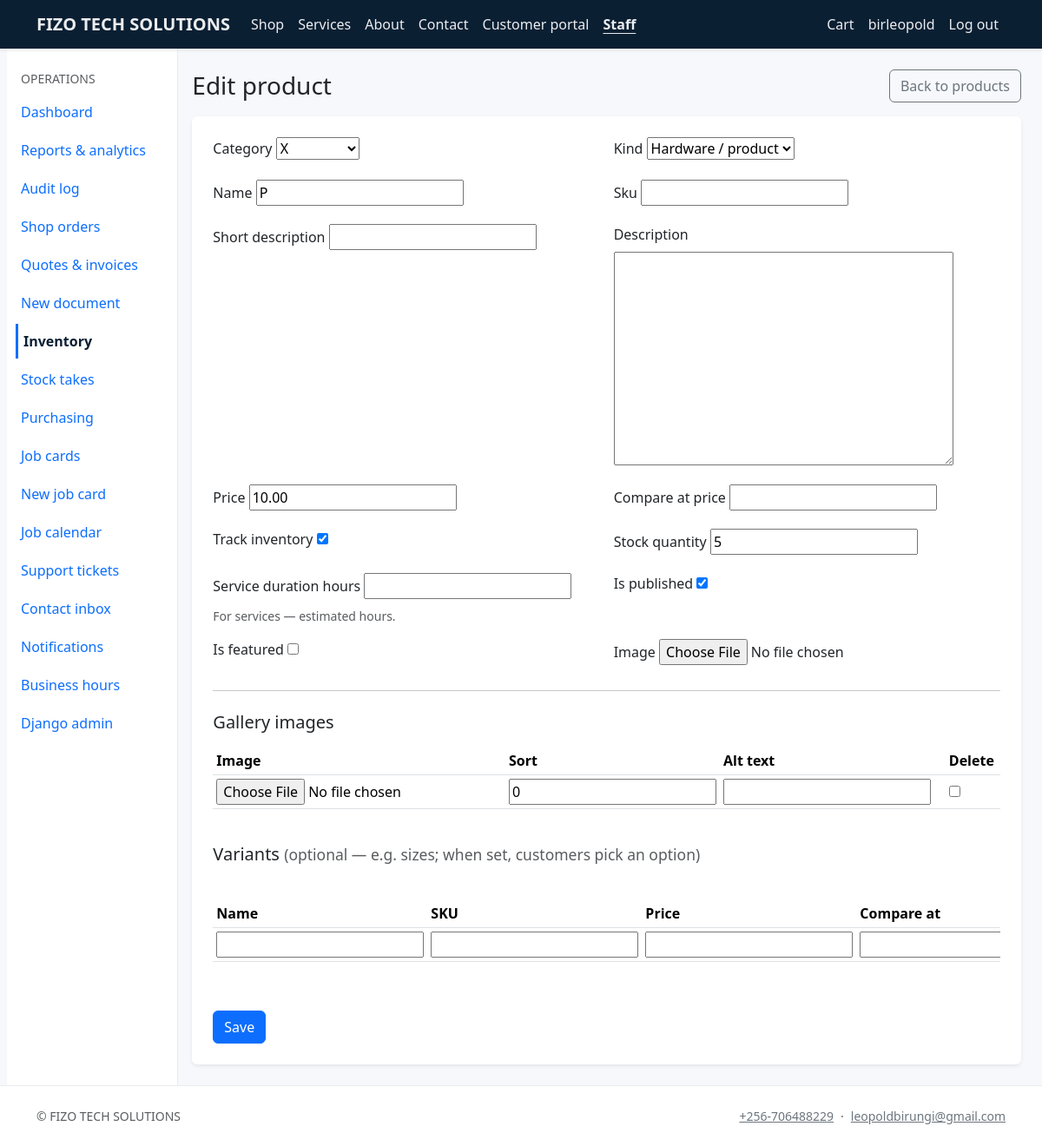
Screenshot of /staff/inventory/products/4/ (signed in) with the database file from the repository.
### core/models.py (models this page shows, shortened)
class CompanySettings(models.Model):
    company_name = models.CharField(max_length=200, default="ALLTECH")
    legal_name = models.CharField(max_length=200, blank=True)
    tagline = models.CharField(max_length=300, blank=True)
    email = models.EmailField(blank=True)
    phone = models.CharField(max_length=64, blank=True)
    website = models.URLField(blank=True)
    address_line = models.CharField(max_length=255, blank=True)
    city = models.CharField(max_length=120, blank=True)
    region = models.CharField(max_length=120, blank=True)
    postal_code = models.CharField(max_length=32, blank=True)
    country = models.CharField(max_length=120, blank=True)
    tax_id = models.CharField(max_length=64, blank=True, verbose_name="Tax / VAT ID")
    bank_details = models.TextField(blank=True, help_text="Shown on invoices / proformas.")
    default_tax_rate = models.DecimalField(
        max_digits=5, decimal_places=2, default=0, help_text="Percentage, e.g. 15.00"
    )
    currency_code = models.CharField(max_length=8, default="UGX")
    logo = models.ImageField(upload_to="company/", blank=True, null=True)
    sla_low_hours = models.PositiveIntegerField(
        default=168, help_text="SLA target (hours) for Low priority work — default 1 week."
    )
    sla_normal_hours = models.PositiveIntegerField(
        default=72, help_text="SLA target (hours) for Normal priority — default 3 days."
    )
    sla_high_hours = models.PositiveIntegerField(
        default=24, help_text="SLA target (hours) for High priority — default 24h."
    )
    sla_urgent_hours = models.PositiveIntegerField(
        default=8, help_text="SLA target (hours) for Urgent priority — default 8h."
    )
    class Meta:
        verbose_name = "Company settings"
        verbose_name_plural = "Company settings"
    @classmethod
    def load(cls) -> "CompanySettings":
        obj, _ = cls.objects.get_or_create(pk=1)
        return obj

### catalog/models.py (models this page shows, shortened)
class Product(models.Model):
    KIND_PHYSICAL = "physical"
    KIND_SERVICE = "service"
    KIND_CHOICES = [
        (KIND_PHYSICAL, "Hardware / product"),
        (KIND_SERVICE, "IT service"),
    ]
    category = models.ForeignKey(
        Category, on_delete=models.PROTECT, related_name="products"
    )
    kind = models.CharField(max_length=20, choices=KIND_CHOICES, default=KIND_PHYSICAL)
    name = models.CharField(max_length=200)
    slug = models.SlugField(unique=True, max_length=220)
    sku = models.CharField(max_length=64, blank=True, db_index=True)
    short_description = models.CharField(max_length=300, blank=True)
    description = models.TextField(blank=True)
    price = models.DecimalField(max_digits=12, decimal_places=2)
    compare_at_price = models.DecimalField(
        max_digits=12, decimal_places=2, null=True, blank=True
    )
    track_inventory = models.BooleanField(default=True)
    stock_quantity = models.PositiveIntegerField(default=0)
    reorder_level = models.PositiveIntegerField(
        default=0,
        help_text="Alert when on-hand stock is at or below this level (0 = no alert).",
    )
    service_duration_hours = models.DecimalField(
        max_digits=6,
        decimal_places=2,
        null=True,
        blank=True,
        help_text="For services — estimated hours.",
    )
    is_published = models.BooleanField(default=True)
    is_featured = models.BooleanField(default=False)
    image = models.ImageField(upload_to="products/", blank=True, null=True)
    created_at = models.DateTimeField(auto_now_add=True)
    updated_at = models.DateTimeField(auto_now=True)
    class Meta:
        ordering = ["category__sort_order", "name"]

### inventory/views.py (the view, shortened to what this page needs)
# urls.py: path("inventory/products/<int:pk>/", views.ProductUpdateView.as_view(), name="staff_product_edit"),
class ProductUpdateView(StaffRequiredMixin, UpdateView):
    model = Product
    fields = PRODUCT_STAFF_FIELDS
    template_name = "inventory/product_form.html"
    def get_context_data(self, **kwargs):
        ctx = super().get_context_data(**kwargs)
        if "image_formset" in kwargs:
            ctx["image_formset"] = kwargs["image_formset"]
            ctx["variant_formset"] = kwargs["variant_formset"]
        else:
            ctx["image_formset"] = ProductImageFormSet(instance=self.object)
            ctx["variant_formset"] = ProductVariantFormSet(instance=self.object)
        return ctx

### catalog/models.py (called while the page is built)
    def __str__(self) -> str:
        return self.name

### commerce/cart.py (called while the page is built, shortened)
def _cart_dict(session: dict[str, Any]) -> dict[str, int]:
    raw = session.get(CART_SESSION_KEY)
    if not isinstance(raw, dict):
        return {}

def cart_item_count(session) -> int:
    return sum(_cart_dict(session).values())

### commerce/context_processors.py (called while the page is built)
def cart_summary(request):
    return {"cart_item_count": cart_mod.cart_item_count(request.session)}

### core/context_processors.py (called while the page is built)
def company(request):
    m = getattr(request, "resolver_match", None)
    url_name = getattr(m, "url_name", "") or ""
    ctx = {
        "company": CompanySettings.load(),
        "resolve_url_name": url_name,
    }
    user = getattr(request, "user", None)
    if user is not None and user.is_authenticated and user.is_staff:
        ctx["staff_unread_notifications"] = StaffNotification.objects.filter(
            recipient=user, is_read=False
        ).count()
    else:
        ctx["staff_unread_notifications"] = 0
    return ctx

### core/mixins.py (called while the page is built)
    def test_func(self) -> bool:
        return self.request.user.is_authenticated and self.request.user.is_staff

### inventory/views.py (called while the page is built)
    def _construct_form(self, i, **kwargs):
        form = super()._construct_form(i, **kwargs)
        if i >= self.initial_form_count():
            form.empty_permitted = True
        return form

### templates/inventory/product_form.html (shortened to what this page needs)
{% extends "staff_base.html" %}
{% block staff_content %}
<div class="d-flex justify-content-between align-items-center flex-wrap gap-2 mb-3">
  <h1 class="h3 mb-0">{% if object %}Edit product{% else %}New product{% endif %}</h1>
  <a class="btn btn-outline-secondary" href="{% url 'staff_products' %}">Back to products</a>
</div>
<form method="post" enctype="multipart/form-data" class="card border-0 shadow-sm p-4">
  <div class="row g-3">
    {% for field in form %}
    <div class="col-md-6">
      <label class="form-label" for="{{ field.id_for_label }}">{{ field.label }}</label>
      {{ field.errors }}{{ field }}
      {% if field.help_text %}<div class="form-text">{{ field.help_text }}</div>{% endif %}
    </div>
    {% endfor %}
  </div>
  {% if object %}
  <hr class="my-4">
  <h2 class="h5 mb-3">Gallery images</h2>
  <div class="table-responsive mb-4">
    <table class="table table-sm align-middle">
      <thead><tr><th>Image</th><th>Sort</th><th>Alt text</th><th>Delete</th></tr></thead>
      <tbody>
        {% for f in image_formset %}
        <tr>
          <td>{{ f.image.errors }}{{ f.image }}</td>
          <td style="width:6rem">{{ f.sort_order }}</td>
          <td>{{ f.alt_text }}</td>
          <td>{% if f.DELETE %}{{ f.DELETE }}{% endif %}</td>
        </tr>
        {% endfor %}
      </tbody>
    </table>
  </div>
  <h2 class="h5 mb-3">Variants <span class="text-muted small fw-normal">(optional — e.g. sizes; when set, customers pick an option)</span></h2>
  <div class="table-responsive mb-3">
    <table class="table table-sm align-middle">
      <thead>
        <tr>
          <th>Name</th><th>SKU</th><th>Price</th><th>Compare at</th>
        </tr>
      </thead>
      <tbody>
        {% for f in variant_formset %}
        <tr>
          <td>{{ f.name.errors }}{{ f.name }}</td>
          <td style="width:7rem">{{ f.sku }}</td>
          <td style="width:7rem">{{ f.price }}</td>
          <td style="width:7rem">{{ f.compare_at_price }}</td>
        </tr>
        {% endfor %}
      </tbody>
    </table>
  </div>
  {% else %}
  <p class="text-muted small mt-3 mb-0">After creating the product you can add gallery images and variants on the edit screen.</p>
  {% endif %}
  <div class="mt-4">
    <button type="submit" class="btn btn-primary">Save</button>
  </div>
</form>
{% endblock %}

### templates/base.html (shortened to what this page needs)
{% load static %}
<!DOCTYPE html>
<html lang="en">
<head>
  <link href="https://cdn.jsdelivr.net/npm/bootstrap@5.3.3/dist/css/bootstrap.min.css" rel="stylesheet">
  <link href="https://cdn.jsdelivr.net/npm/bootstrap-icons@1.11.3/font/bootstrap-icons.min.css" rel="stylesheet">
  <link href="{% static 'css/site.css' %}" rel="stylesheet">
</head>
<body class="d-flex flex-column min-vh-100 site-body">
  <header>
  {% with u=resolve_url_name %}
  <nav class="navbar navbar-expand-lg navbar-dark site-navbar shadow-sm sticky-top" aria-label="Main navigation">
    <div class="container">
      <a class="navbar-brand fw-semibold" href="{% url 'home' %}">{{ company.company_name }}</a>
      <div class="collapse navbar-collapse" id="navMain">
        <ul class="navbar-nav me-auto mb-2 mb-lg-0">
          <li class="nav-item"><a class="nav-link" href="{% url 'product_list' %}" >Shop</a></li>
          <li class="nav-item"><a class="nav-link" href="{% url 'product_list' %}?kind=service" >Services</a></li>
          <li class="nav-item"><a class="nav-link" href="{% url 'about' %}" {% if u == 'about' %}aria-current="page"{% endif %}>About</a></li>
          <li class="nav-item"><a class="nav-link" href="{% url 'contact' %}" {% if u == 'contact' %}aria-current="page"{% endif %}>Contact</a></li>
          <li class="nav-item"><a class="nav-link" href="{% if user.is_authenticated %}{% url 'portal_home' %}{% else %}{% url 'portal_login' %}{% endif %}" {% if 'portal_' in u %}aria-current="page"{% endif %}>Customer portal</a></li>
          {% if user.is_staff %}
          <li class="nav-item"><a class="nav-link" href="{% url 'staff_dashboard' %}" {% if 'staff_' in u %}aria-current="page"{% endif %}>Staff</a></li>
          {% endif %}
        </ul>
        <ul class="navbar-nav ms-auto">
          <li class="nav-item">
            <a class="nav-link" href="{% url 'cart' %}" {% if u == 'cart' or u == 'checkout' %}aria-current="page"{% endif %} {% if cart_item_count %}aria-label="Shopping cart, {{ cart_item_count }} items"{% else %}aria-label="Shopping cart"{% endif %}>Cart
            </a>
          </li>
          {% if user.is_authenticated %}
          <li class="nav-item"><span class="nav-link disabled small" aria-hidden="true">{{ user.get_username }}</span><span class="visually-hidden">Signed in as {{ user.get_username }}</span></li>
          <li class="nav-item">
            <form method="post" action="{% url 'logout' %}" class="d-inline">
              <button type="submit" class="nav-link bg-transparent border-0 text-start w-100 py-2" aria-label="Log out {{ user.get_username }}">Log out</button>
            </form>
          </li>
          {% else %}
          <li class="nav-item"><a class="nav-link" href="{% url 'login' %}" {% if u == 'login' %}aria-current="page"{% endif %}>Staff login</a></li>
          {% endif %}
        </ul>
      </div>
    </div>
  </nav>
  {% endwith %}
  </header>
  <main id="main-content" class="flex-grow-1 site-main">
    {% block content %}{% endblock %}
  </main>
  <footer class="footer-site py-4 mt-auto d-none d-lg-block">
    <div class="container small text-muted d-flex flex-wrap justify-content-between gap-2 align-items-center">
      <span>&copy; {{ company.company_name }}</span>
      <span class="d-flex flex-wrap gap-2 align-items-center">
        {% if company.phone %}<a class="link-secondary text-decoration-underline" href="tel:{{ company.phone|cut:' ' }}">{{ company.phone }}</a>{% endif %}
        {% if company.phone and company.email %}<span aria-hidden="true">·</span>{% endif %}
        {% if company.email %}<a class="link-secondary text-decoration-underline" href="mailto:{{ company.email }}">{{ company.email }}</a>{% endif %}
      </span>
    </div>
  </footer>
</body>
</html>

### static/css/site.css (style rules this page uses)
:root { --at-navy: #0b1f33; --at-accent: #0d6efd; --at-muted: #6c757d; --at-tabbar-h: 3.5rem; --at-tabbar-more: 5.5rem; }
body { font-family: "Segoe UI", system-ui, -apple-system, sans-serif; color: #212529; background: #f6f8fb; }
.site-navbar { background: var(--at-navy) !important; }
.site-navbar .nav-link, .site-navbar .navbar-brand { color: rgba(255, 255, 255, 0.92) !important; }
.site-navbar .nav-link[aria-current="page"] { font-weight: 600; text-decoration: underline; text-underline-offset: 0.25rem; }
.site-navbar button.nav-link, .site-navbar button.nav-link:hover, .site-navbar button.nav-link:focus { color: rgba(255, 255, 255, 0.92) !important; }
.footer-site { background: #fff; border-top: 1px solid #e9ecef; margin-top: 3rem; }
@media (min-width: 992px) { .site-main { padding-bottom: 0 !important; } }

### rows the page displays
CompanySettings: company_name "FIZO TECH SOLUTIONS", phone "+256-706488229", email "leopoldbirungi@gmail.com"
Product: form "X" "Hardware / product" "P" "10.00" "☑" "5" "☑"

### other values shown
{{ user.get_username }} "birleopold"
{{ field.label }} "Category" "Kind" "Name" "Sku" "Short description" "Description" "Price" "Compare at price" "Track inventory" "Stock quantity" "Service duration hours" "Is published" "Is featured" "Image"
{{ field.help_text }} "For services — estimated hours."
